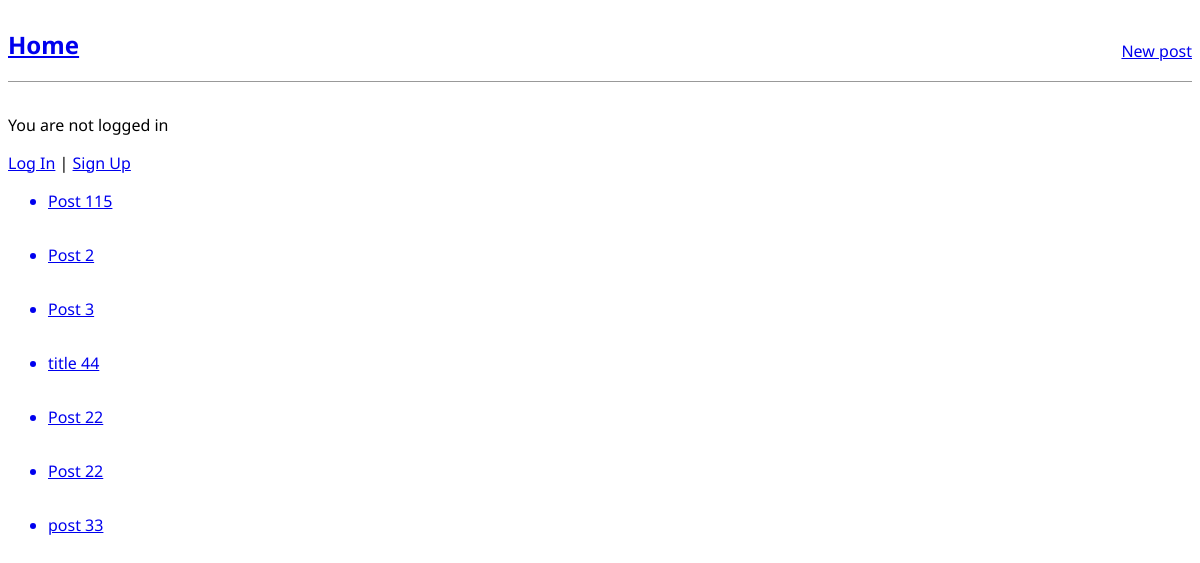
The app's page /, older data.
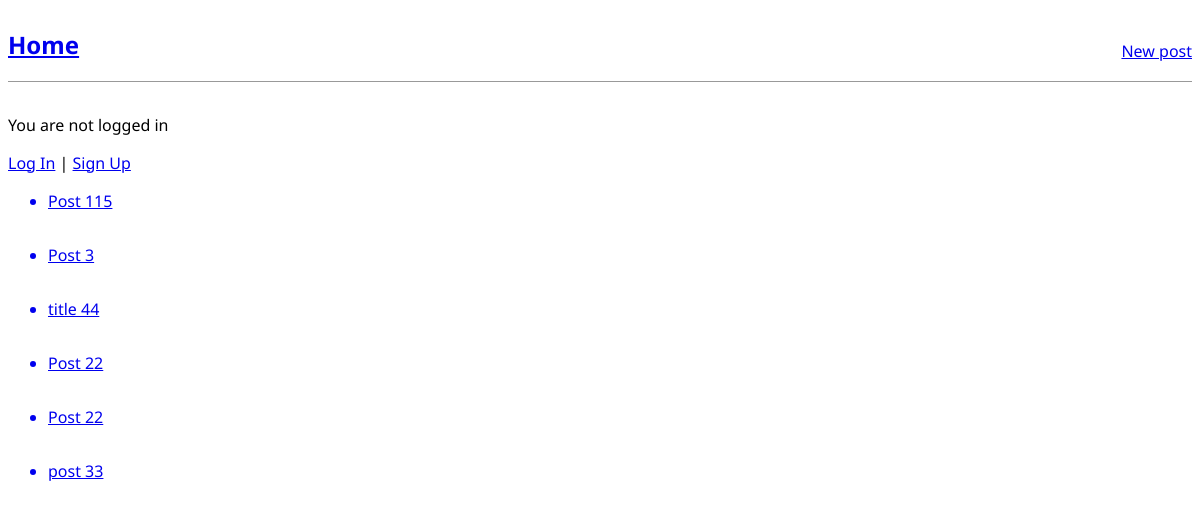
The same page, newer data.
### blog/models.py (models this page shows, shortened)
class Post(models.Model):
    title = models.CharField(max_length=200)
    author = models.ForeignKey(
        "auth.User",
        on_delete=models.CASCADE,
    )
    body = models.TextField()

### blog/views.py (the view)
# urls.py: path("", PostListView.as_view(), name="home"),
class PostListView(ListView):
    model = Post
    template_name = "post_list.html"

### templates/post_list.html
{% extends "_base.html" %}
{% block content %}
    {% for post in post_list %}
        <div class="post-entry">
            <ul>
                <a href="{% url 'post_detail' post.pk %}"><li>{{ post.title }}</li></a>
            </ul>
        </div>
    {% endfor %}
{% endblock content %}

### templates/_base.html (shortened to what this page needs)
{% load static %}
<!DOCTYPE html>
<html lang="en">
<head>
    <link rel="stylesheet" href="{% static 'css/base.css' %}">
</head>
<body>
    <header>
        <div class="nav-left">
            <h2><a href="{% url 'home' %}">Home</a></h2>
        </div>
        <div class="nav-right">
            <a href="{% url 'post_new' %}">New post</a>
        </div>
    </header>
    {% if user.is_authenticated %}
        <p>Hi {{ user.username }}!</p>
        <form action="{% url 'logout' %}" method="post">{% csrf_token %}
            <button type="submit">Log Out</button>
        </form>
    {% else %}
        <p>You are not logged in</p>
        <a href="{% url 'login' %}">Log In</a> |
        <a href="{% url 'signup' %}">Sign Up</a>
    {% endif %}
    {% block content %}
    {% endblock content %}
</body>
</html>

### static/css/base.css (style rules this page uses)
body { font-family: "Noto Sans", sans-serif; font-optical-sizing: auto; font-weight: 18 px; font-style: normal; font-variation-settings: "wdth" 100; }
header { border-bottom: 1px solid #999; margin-bottom: 2rem; display: flex; }
.nav-left { margin-right: auto; }
.nav-right { display: flex; padding-top: 2rem; }
.post-entry { margin-bottom: 2rem; }

Row changes from the older to the newer data that the page shows:
removed Post: title "Post 2"
